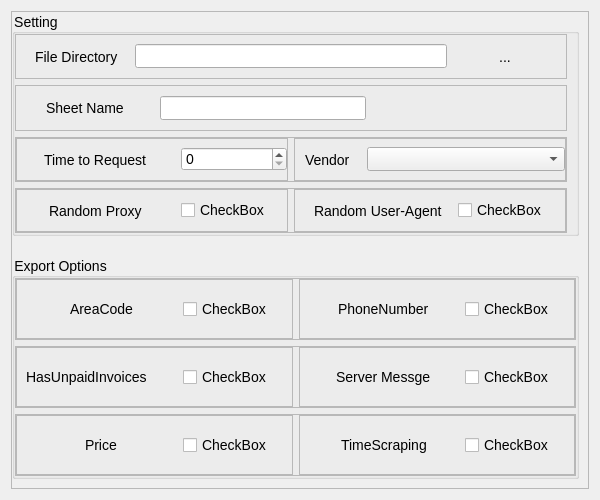
<?xml version="1.0" encoding="UTF-8"?>
<ui version="4.0">
 <class>Form</class>
 <widget class="QWidget" name="Form">
  <property name="geometry">
   <rect>
    <x>0</x>
    <y>0</y>
    <width>600</width>
    <height>500</height>
   </rect>
  </property>
  <property name="windowTitle">
   <string>Form</string>
  </property>
  <property name="styleSheet">
   <string notr="true">font:14px;</string>
  </property>
  <layout class="QVBoxLayout" name="verticalLayout">
   <item>
    <widget class="QFrame" name="frame">
     <property name="frameShape">
      <enum>QFrame::StyledPanel</enum>
     </property>
     <property name="frameShadow">
      <enum>QFrame::Raised</enum>
     </property>
     <layout class="QVBoxLayout" name="verticalLayout_4">
      <property name="spacing">
       <number>20</number>
      </property>
      <property name="leftMargin">
       <number>0</number>
      </property>
      <property name="topMargin">
       <number>0</number>
      </property>
      <item>
       <widget class="QGroupBox" name="settingGroupBox">
        <property name="title">
         <string>Setting</string>
        </property>
        <layout class="QVBoxLayout" name="VertSetting">
         <property name="leftMargin">
          <number>0</number>
         </property>
         <property name="topMargin">
          <number>0</number>
         </property>
         <property name="bottomMargin">
          <number>0</number>
         </property>
         <item>
          <widget class="QFrame" name="dirFrame">
           <property name="frameShape">
            <enum>QFrame::StyledPanel</enum>
           </property>
           <property name="frameShadow">
            <enum>QFrame::Raised</enum>
           </property>
           <layout class="QHBoxLayout" name="horizontalLayout_15" stretch="1,3,1">
            <item alignment="Qt::AlignHCenter">
             <widget class="QLabel" name="directorylabel">
              <property name="text">
               <string>File Directory</string>
              </property>
             </widget>
            </item>
            <item>
             <widget class="QLineEdit" name="lineEditDirectory"/>
            </item>
            <item>
             <widget class="QToolButton" name="toolButton">
              <property name="sizePolicy">
               <sizepolicy hsizetype="Preferred" vsizetype="Preferred">
                <horstretch>0</horstretch>
                <verstretch>0</verstretch>
               </sizepolicy>
              </property>
              <property name="text">
               <string>...</string>
              </property>
              <property name="autoRaise">
               <bool>true</bool>
              </property>
             </widget>
            </item>
           </layout>
          </widget>
         </item>
         <item>
          <widget class="QFrame" name="sheetNameFrame">
           <property name="frameShape">
            <enum>QFrame::StyledPanel</enum>
           </property>
           <property name="frameShadow">
            <enum>QFrame::Raised</enum>
           </property>
           <layout class="QHBoxLayout" name="horizontalLayout_17" stretch="2,3,0">
            <property name="leftMargin">
             <number>0</number>
            </property>
            <property name="topMargin">
             <number>0</number>
            </property>
            <property name="rightMargin">
             <number>0</number>
            </property>
            <property name="bottomMargin">
             <number>0</number>
            </property>
            <item alignment="Qt::AlignHCenter">
             <widget class="QLabel" name="sheetNamelabel">
              <property name="text">
               <string>Sheet Name</string>
              </property>
             </widget>
            </item>
            <item>
             <widget class="QLineEdit" name="lineEditSheetName"/>
            </item>
            <item>
             <spacer name="horizontalSpacer">
              <property name="orientation">
               <enum>Qt::Horizontal</enum>
              </property>
              <property name="sizeHint" stdset="0">
               <size>
                <width>200</width>
                <height>20</height>
               </size>
              </property>
             </spacer>
            </item>
           </layout>
          </widget>
         </item>
         <item>
          <widget class="QFrame" name="secFrame">
           <property name="frameShape">
            <enum>QFrame::StyledPanel</enum>
           </property>
           <property name="frameShadow">
            <enum>QFrame::Raised</enum>
           </property>
           <layout class="QHBoxLayout" name="horizontalLayout_16">
            <property name="leftMargin">
             <number>0</number>
            </property>
            <property name="topMargin">
             <number>0</number>
            </property>
            <property name="rightMargin">
             <number>0</number>
            </property>
            <property name="bottomMargin">
             <number>0</number>
            </property>
            <item>
             <widget class="QFrame" name="timeRequestlabel">
              <property name="frameShape">
               <enum>QFrame::StyledPanel</enum>
              </property>
              <property name="frameShadow">
               <enum>QFrame::Raised</enum>
              </property>
              <layout class="QHBoxLayout" name="horizontalLayout_2" stretch="3,2">
               <property name="leftMargin">
                <number>0</number>
               </property>
               <property name="topMargin">
                <number>0</number>
               </property>
               <property name="rightMargin">
                <number>0</number>
               </property>
               <property name="bottomMargin">
                <number>0</number>
               </property>
               <item alignment="Qt::AlignHCenter">
                <widget class="QLabel" name="label_2">
                 <property name="text">
                  <string>Time to Request</string>
                 </property>
                </widget>
               </item>
               <item>
                <widget class="QSpinBox" name="timeRequestspinbox"/>
               </item>
              </layout>
             </widget>
            </item>
            <item>
             <widget class="QFrame" name="vendorFrame">
              <property name="frameShape">
               <enum>QFrame::StyledPanel</enum>
              </property>
              <property name="frameShadow">
               <enum>QFrame::Raised</enum>
              </property>
              <layout class="QHBoxLayout" name="horizontalLayout" stretch="1,3">
               <property name="leftMargin">
                <number>0</number>
               </property>
               <property name="topMargin">
                <number>0</number>
               </property>
               <property name="rightMargin">
                <number>0</number>
               </property>
               <property name="bottomMargin">
                <number>0</number>
               </property>
               <item alignment="Qt::AlignHCenter">
                <widget class="QLabel" name="vendorlabel">
                 <property name="text">
                  <string>Vendor</string>
                 </property>
                </widget>
               </item>
               <item>
                <widget class="QComboBox" name="vendorComboBox">
                 <property name="sizePolicy">
                  <sizepolicy hsizetype="Preferred" vsizetype="Fixed">
                   <horstretch>0</horstretch>
                   <verstretch>0</verstretch>
                  </sizepolicy>
                 </property>
                </widget>
               </item>
              </layout>
             </widget>
            </item>
           </layout>
          </widget>
         </item>
         <item>
          <widget class="QFrame" name="randomFrame">
           <property name="frameShape">
            <enum>QFrame::StyledPanel</enum>
           </property>
           <property name="frameShadow">
            <enum>QFrame::Raised</enum>
           </property>
           <layout class="QHBoxLayout" name="horizontalLayout_10" stretch="0,0">
            <property name="leftMargin">
             <number>0</number>
            </property>
            <property name="topMargin">
             <number>0</number>
            </property>
            <property name="rightMargin">
             <number>0</number>
            </property>
            <property name="bottomMargin">
             <number>0</number>
            </property>
            <item>
             <widget class="QFrame" name="frame_4">
              <property name="frameShape">
               <enum>QFrame::StyledPanel</enum>
              </property>
              <property name="frameShadow">
               <enum>QFrame::Raised</enum>
              </property>
              <layout class="QHBoxLayout" name="horizontalLayout_3" stretch="3,2">
               <property name="leftMargin">
                <number>0</number>
               </property>
               <property name="topMargin">
                <number>0</number>
               </property>
               <property name="rightMargin">
                <number>0</number>
               </property>
               <property name="bottomMargin">
                <number>0</number>
               </property>
               <item alignment="Qt::AlignHCenter">
                <widget class="QLabel" name="randproxylabel">
                 <property name="text">
                  <string>Random Proxy</string>
                 </property>
                </widget>
               </item>
               <item>
                <widget class="QCheckBox" name="proxytoggle">
                 <property name="text">
                  <string>CheckBox</string>
                 </property>
                </widget>
               </item>
              </layout>
             </widget>
            </item>
            <item>
             <widget class="QFrame" name="frame_5">
              <property name="frameShape">
               <enum>QFrame::StyledPanel</enum>
              </property>
              <property name="frameShadow">
               <enum>QFrame::Raised</enum>
              </property>
              <layout class="QHBoxLayout" name="horizontalLayout_4" stretch="3,2">
               <item alignment="Qt::AlignHCenter">
                <widget class="QLabel" name="randUseragentlabel">
                 <property name="text">
                  <string>Random User-Agent</string>
                 </property>
                </widget>
               </item>
               <item>
                <widget class="QCheckBox" name="randUseragenttoggle">
                 <property name="text">
                  <string>CheckBox</string>
                 </property>
                </widget>
               </item>
              </layout>
             </widget>
            </item>
           </layout>
          </widget>
         </item>
        </layout>
       </widget>
      </item>
      <item>
       <widget class="QGroupBox" name="optionGroupbox">
        <property name="title">
         <string>Export Options</string>
        </property>
        <layout class="QVBoxLayout" name="VertExportOption">
         <property name="leftMargin">
          <number>0</number>
         </property>
         <property name="topMargin">
          <number>0</number>
         </property>
         <property name="rightMargin">
          <number>0</number>
         </property>
         <property name="bottomMargin">
          <number>0</number>
         </property>
         <item>
          <widget class="QFrame" name="opFirstFrame">
           <property name="frameShape">
            <enum>QFrame::StyledPanel</enum>
           </property>
           <property name="frameShadow">
            <enum>QFrame::Raised</enum>
           </property>
           <layout class="QHBoxLayout" name="horizontalLayout_12">
            <property name="leftMargin">
             <number>0</number>
            </property>
            <property name="topMargin">
             <number>0</number>
            </property>
            <property name="rightMargin">
             <number>0</number>
            </property>
            <property name="bottomMargin">
             <number>0</number>
            </property>
            <item>
             <widget class="QFrame" name="areaCodeFrame">
              <property name="frameShape">
               <enum>QFrame::StyledPanel</enum>
              </property>
              <property name="frameShadow">
               <enum>QFrame::Raised</enum>
              </property>
              <layout class="QHBoxLayout" name="horizontalLayout_6" stretch="3,2">
               <item alignment="Qt::AlignHCenter">
                <widget class="QLabel" name="areCodelabel">
                 <property name="text">
                  <string>AreaCode</string>
                 </property>
                </widget>
               </item>
               <item>
                <widget class="QCheckBox" name="areaCodetoggle">
                 <property name="text">
                  <string>CheckBox</string>
                 </property>
                </widget>
               </item>
              </layout>
             </widget>
            </item>
            <item>
             <widget class="QFrame" name="phoneFrame">
              <property name="frameShape">
               <enum>QFrame::StyledPanel</enum>
              </property>
              <property name="frameShadow">
               <enum>QFrame::Raised</enum>
              </property>
              <layout class="QHBoxLayout" name="horizontalLayout_7" stretch="3,2">
               <item alignment="Qt::AlignHCenter">
                <widget class="QLabel" name="phonelabel">
                 <property name="text">
                  <string>PhoneNumber</string>
                 </property>
                </widget>
               </item>
               <item>
                <widget class="QCheckBox" name="phonetoggle">
                 <property name="text">
                  <string>CheckBox</string>
                 </property>
                </widget>
               </item>
              </layout>
             </widget>
            </item>
           </layout>
          </widget>
         </item>
         <item>
          <widget class="QFrame" name="opSecFrame">
           <property name="frameShape">
            <enum>QFrame::StyledPanel</enum>
           </property>
           <property name="frameShadow">
            <enum>QFrame::Raised</enum>
           </property>
           <layout class="QHBoxLayout" name="horizontalLayout_13">
            <property name="leftMargin">
             <number>0</number>
            </property>
            <property name="topMargin">
             <number>0</number>
            </property>
            <property name="rightMargin">
             <number>0</number>
            </property>
            <property name="bottomMargin">
             <number>0</number>
            </property>
            <item>
             <widget class="QFrame" name="hasInvoFrame">
              <property name="frameShape">
               <enum>QFrame::StyledPanel</enum>
              </property>
              <property name="frameShadow">
               <enum>QFrame::Raised</enum>
              </property>
              <layout class="QHBoxLayout" name="horizontalLayout_5" stretch="3,2">
               <item>
                <widget class="QLabel" name="hasInvolabel">
                 <property name="text">
                  <string>HasUnpaidInvoices</string>
                 </property>
                </widget>
               </item>
               <item>
                <widget class="QCheckBox" name="hasInvotoggle">
                 <property name="text">
                  <string>CheckBox</string>
                 </property>
                </widget>
               </item>
              </layout>
             </widget>
            </item>
            <item>
             <widget class="QFrame" name="serverMsgFrame">
              <property name="frameShape">
               <enum>QFrame::StyledPanel</enum>
              </property>
              <property name="frameShadow">
               <enum>QFrame::Raised</enum>
              </property>
              <layout class="QHBoxLayout" name="horizontalLayout_11" stretch="3,2">
               <item alignment="Qt::AlignHCenter">
                <widget class="QLabel" name="serverMsglabel">
                 <property name="text">
                  <string>Server Messge</string>
                 </property>
                </widget>
               </item>
               <item>
                <widget class="QCheckBox" name="serverMsgtoggle">
                 <property name="sizePolicy">
                  <sizepolicy hsizetype="Preferred" vsizetype="Preferred">
                   <horstretch>0</horstretch>
                   <verstretch>0</verstretch>
                  </sizepolicy>
                 </property>
                 <property name="text">
                  <string>CheckBox</string>
                 </property>
                </widget>
               </item>
              </layout>
             </widget>
            </item>
           </layout>
          </widget>
         </item>
         <item>
          <widget class="QFrame" name="opThirdFrame">
           <property name="frameShape">
            <enum>QFrame::StyledPanel</enum>
           </property>
           <property name="frameShadow">
            <enum>QFrame::Raised</enum>
           </property>
           <layout class="QHBoxLayout" name="horizontalLayout_14">
            <property name="leftMargin">
             <number>0</number>
            </property>
            <property name="topMargin">
             <number>0</number>
            </property>
            <property name="rightMargin">
             <number>0</number>
            </property>
            <property name="bottomMargin">
             <number>0</number>
            </property>
            <item>
             <widget class="QFrame" name="PriceFrame">
              <property name="frameShape">
               <enum>QFrame::StyledPanel</enum>
              </property>
              <property name="frameShadow">
               <enum>QFrame::Raised</enum>
              </property>
              <layout class="QHBoxLayout" name="horizontalLayout_8" stretch="3,2">
               <item alignment="Qt::AlignHCenter">
                <widget class="QLabel" name="pricelabel">
                 <property name="text">
                  <string>Price</string>
                 </property>
                </widget>
               </item>
               <item>
                <widget class="QCheckBox" name="pricetoggle">
                 <property name="text">
                  <string>CheckBox</string>
                 </property>
                </widget>
               </item>
              </layout>
             </widget>
            </item>
            <item>
             <widget class="QFrame" name="timeScrapingFrame">
              <property name="frameShape">
               <enum>QFrame::StyledPanel</enum>
              </property>
              <property name="frameShadow">
               <enum>QFrame::Raised</enum>
              </property>
              <layout class="QHBoxLayout" name="horizontalLayout_9" stretch="3,2">
               <item alignment="Qt::AlignHCenter">
                <widget class="QLabel" name="timeScrapinglabel">
                 <property name="text">
                  <string>TimeScraping</string>
                 </property>
                </widget>
               </item>
               <item>
                <widget class="QCheckBox" name="timeScrapingtoggle">
                 <property name="sizePolicy">
                  <sizepolicy hsizetype="Preferred" vsizetype="Preferred">
                   <horstretch>0</horstretch>
                   <verstretch>0</verstretch>
                  </sizepolicy>
                 </property>
                 <property name="text">
                  <string>CheckBox</string>
                 </property>
                </widget>
               </item>
              </layout>
             </widget>
            </item>
           </layout>
          </widget>
         </item>
        </layout>
       </widget>
      </item>
     </layout>
    </widget>
   </item>
  </layout>
 </widget>
 <resources/>
 <connections/>
</ui>
